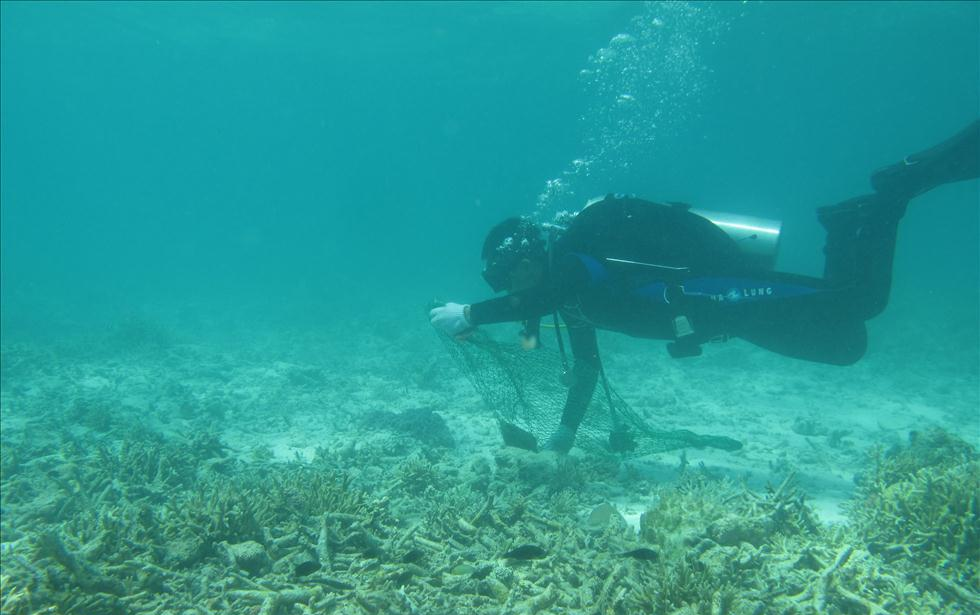
#> input picture image-processing/input/test1.png, 980 x 615 px; the run also reads 2 pictures not shown here
$ python ip_inference.py
#> lines starting #> are read from the running program, lines starting #| are printed output that depends on the picture
### image-processing/src/colour_correction.py
import numpy as np
import cv2
from .guided_filter import GuidedFilter
from .config import CONFIG

class ColourCorrection:
    """
    Optimized color correction for underwater images.

    Attributes:
        block_size (int): Size of the block for processing
        gimfilt_radius (int): Radius for guided filter
        eps (float): Regularization parameter for guided filter
    """

    def __init__(self, block_size=CONFIG['block_size'], gimfilt_radius=CONFIG['gimfilt_radius'], eps=CONFIG['eps']):
        """
        Initializes the ColourCorrection with specified parameters.

        Args:
            block_size (int): Size of the processing block
            gimfilt_radius (int): Radius for guided filtering
            eps (float): Regularization parameter for guided filter
        """
        self.block_size = int(block_size)
        self.gimfilt_radius = int(gimfilt_radius)
        self.eps = float(eps)

    def _compensate_rgb(self, image, flag):
        """
        Compensates Red and/or Blue channels using Green channel.

        Args:
            image (ndarray): Input RGB image
            flag (int): 0 for both Red and Blue, 1 for Red only

        Returns:
            ndarray: Compensated image as uint8
        """
        b, g, r = cv2.split(image.astype(np.float32))
        min_r, max_r = np.min(r), np.max(r)
        min_g, max_g = np.min(g), np.max(g)
        min_b, max_b = np.min(b), np.max(b)

        # Handle zero range cases
        if max_r == min_r or max_g == min_g or max_b == min_b:
            return image

        # Normalize channels
        r = (r - min_r) / (max_r - min_r)
        g = (g - min_g) / (max_g - min_g)
        b = (b - min_b) / (max_b - min_b)

        mean_r, mean_g, mean_b = np.mean(r), np.mean(g), np.mean(b)
        compensation_strength = 0.4

        if flag == 0:
            r = (r + compensation_strength * (mean_g - mean_r) * (1 - r) * g) * max_r
            b = (b + compensation_strength * (mean_g - mean_b) * (1 - b) * g) * max_b
            g = g * max_g
        elif flag == 1:
            r = (r + compensation_strength * (mean_g - mean_r) * (1 - r) * g) * max_r
            g = g * max_g
            b = b * max_b

        return cv2.merge([
            np.clip(b, 0, 255).astype(np.uint8),
            np.clip(g, 0, 255).astype(np.uint8),
            np.clip(r, 0, 255).astype(np.uint8)
        ])

    def _estimate_background_light(self, img, depth_map):
        """
        Estimates background light by averaging top 10 brightest pixels.

        Args:
            img (ndarray): Input image
            depth_map (ndarray): Depth map of the image

        Returns:
            ndarray: Estimated atmospheric light
        """
        height, width = img.shape[:2]
        img = img.astype(np.float32) / 255.0 if img.dtype == np.uint8 else img
        n_bright = int(np.ceil(0.001 * height * width))
        indices = np.argpartition(depth_map.ravel(), -n_bright)[-n_bright:]
        candidates = img.reshape(-1, 3)[indices]
        magnitudes = np.linalg.norm(candidates, axis=1)
        sorted_indices = np.argsort(magnitudes)[::-1]
        top_n = 10
        top_candidates = candidates[sorted_indices[:top_n]]
        return np.mean(top_candidates, axis=0) * 255.0

    def _compute_depth_map(self, img):
        """
        Computes the depth map for the image.

        Args:
            img (ndarray): Input image

        Returns:
            ndarray: Computed depth map
        """
        img = img.astype(np.float32) / 255.0
        x_1 = np.maximum(img[:, :, 0], img[:, :, 1])
        x_2 = img[:, :, 2]
        return 0.51157954 + 0.50516165 * x_1 - 0.90511117 * x_2

    def _compute_min_depth(self, img, background_light):
        """
        Computes the minimum depth for the image.

        Args:
            img (ndarray): Input image
            background_light (ndarray): Estimated background light

        Returns:
            float: Minimum depth value
        """
        img = img.astype(np.float32) / 255.0
        background_light = background_light / 255.0
        max_values = np.max(np.abs(img - background_light), axis=(0, 1)) / np.maximum(background_light, 1 - background_light)
        return 1 - np.max(max_values)

    def _global_stretching_depth(self, img_l):
        """
        Applies global histogram stretching to the depth map.

        Args:
            img_l (ndarray): Input depth map

        Returns:
            ndarray: Stretched and smoothed depth map
        """
        flat = img_l.ravel()
        indices = np.argsort(flat)
        i_min, i_max = flat[indices[len(flat)//1000]], flat[indices[-len(flat)//1000]]
        result = np.clip((img_l - i_min) / (i_max - i_min + 1e-10), 0, 1)
        return cv2.GaussianBlur(result, (3, 3), 0.5)

    def _get_rgb_transmission(self, depth_map):
        """
        Computes RGB transmission maps.

        Args:
            depth_map (ndarray): Depth map

        Returns:
            tuple: Blue, Green, Red transmission maps
        """
        return 0.98 ** depth_map, 0.97 ** depth_map, 0.88 ** depth_map

    def _refine_transmission_map(self, transmission_b, transmission_g, transmission_r, img):
        """
        Refines transmission maps using guided filter.

        Args:
            transmission_b (ndarray): Blue transmission map
            transmission_g (ndarray): Green transmission map
            transmission_r (ndarray): Red transmission map
            img (ndarray): Input image

        Returns:
            ndarray: Refined transmission maps
        """
        guided_filter = GuidedFilter(img, self.gimfilt_radius, self.eps)
        transmission = np.stack([
            guided_filter.filter(transmission_b),
            guided_filter.filter(transmission_g),
            guided_filter.filter(transmission_r)
        ], axis=-1)
        return transmission

    def _compute_scene_radiance(self, img, transmission, atmospheric_light):
        """
        Computes the final scene radiance.

        Args:
            img (ndarray): Input image
            transmission (ndarray): Transmission maps
            atmospheric_light (ndarray): Estimated background light

        Returns:
            ndarray: Computed scene radiance as uint8
        """
        img = img.astype(np.float32)
        min_transmission = 0.2
        transmission = np.maximum(transmission, min_transmission)
        scene_radiance = (img - atmospheric_light) / transmission + atmospheric_light
        return np.clip(scene_radiance, 0, 255).astype(np.uint8)

    def process(self, img, rb_compensation_flag=CONFIG['rb_compensation_flag']):
        """
        Applies color correction to preserve image quality.

        Args:
            img (ndarray): Input image
            rb_compensation_flag (int): Flag for RB compensation

        Returns:
            ndarray: Color-corrected image
        """
        img_compensated = self._compensate_rgb(img, rb_compensation_flag)
        depth_map = self._compute_depth_map(img_compensated)
        depth_map = self._global_stretching_depth(depth_map)
        guided_filter = GuidedFilter(img_compensated, self.gimfilt_radius, self.eps)
        refined_depth_map = guided_filter.filter(depth_map)
        refined_depth_map = np.clip(refined_depth_map, 0, 1)
        atmospheric_light = self._estimate_background_light(img_compensated, depth_map)
        d_0 = self._compute_min_depth(img_compensated, atmospheric_light)
        d_f = 6 * (depth_map + d_0)
        transmission_b, transmission_g, transmission_r = self._get_rgb_transmission(d_f)
        transmission = self._refine_transmission_map(transmission_b, transmission_g, transmission_r, img_compensated)
        return self._compute_scene_radiance(img_compensated, transmission, atmospheric_light)

### image-processing/src/guided_filter.py
import numpy as np
import cv2

class GuidedFilter:
    """Optimized guided filter for image processing."""

    def __init__(self, input_image, radius=5, epsilon=0.4):
        self._radius = 2 * radius + 1
        self._epsilon = epsilon
        self._input_image = self._to_float_img(input_image)
        self._init_filter()

    def _to_float_img(self, img):
        """Converts image to float32 format, normalizing if necessary."""
        if img.dtype == np.float32:
            return img
        return img.astype(np.float32) / 255.0

    def _init_filter(self):
        """Initializes filter parameters for guided filtering."""
        img = self._input_image
        r = self._radius
        eps = self._epsilon
        ir, ig, ib = img[:, :, 0], img[:, :, 1], img[:, :, 2]

        # Precompute means
        ksize = (r, r)
        self._ir_mean = cv2.blur(ir, ksize)
        self._ig_mean = cv2.blur(ig, ksize)
        self._ib_mean = cv2.blur(ib, ksize)

        # Compute variances and covariances
        irr = cv2.blur(ir * ir, ksize) - self._ir_mean ** 2 + eps
        irg = cv2.blur(ir * ig, ksize) - self._ir_mean * self._ig_mean
        irb = cv2.blur(ir * ib, ksize) - self._ir_mean * self._ib_mean
        igg = cv2.blur(ig * ig, ksize) - self._ig_mean ** 2 + eps
        igb = cv2.blur(ig * ib, ksize) - self._ig_mean * self._ib_mean
        ibb = cv2.blur(ib * ib, ksize) - self._ib_mean ** 2 + eps

        # Compute inverse covariance matrix
        det = irr * (igg * ibb - igb * igb) - irg * (irg * ibb - igb * irb) + irb * (irg * igb - igg * irb)
        self._irr_inv = (igg * ibb - igb * igb) / det
        self._irg_inv = -(irg * ibb - igb * irb) / det
        self._irb_inv = (irg * igb - igg * irb) / det
        self._igg_inv = (irr * ibb - irb * irb) / det
        self._igb_inv = -(irr * igb - irb * irg) / det
        self._ibb_inv = (irr * igg - irg * irg) / det

    def _compute_coefficients(self, input_p):
        """Computes filter coefficients for the input image."""
        r = self._radius
        ksize = (r, r)
        ir, ig, ib = self._input_image[:, :, 0], self._input_image[:, :, 1], self._input_image[:, :, 2]
        p_mean = cv2.blur(input_p, ksize)
        ipr_cov = cv2.blur(ir * input_p, ksize) - self._ir_mean * p_mean
        ipg_cov = cv2.blur(ig * input_p, ksize) - self._ig_mean * p_mean
        ipb_cov = cv2.blur(ib * input_p, ksize) - self._ib_mean * p_mean
        ar = self._irr_inv * ipr_cov + self._irg_inv * ipg_cov + self._irb_inv * ipb_cov
        ag = self._irg_inv * ipr_cov + self._igg_inv * ipg_cov + self._igb_inv * ipb_cov
        ab = self._irb_inv * ipr_cov + self._igb_inv * ipg_cov + self._ibb_inv * ipb_cov
        b = p_mean - ar * self._ir_mean - ag * self._ig_mean - ab * self._ib_mean
        return cv2.blur(ar, ksize), cv2.blur(ag, ksize), cv2.blur(ab, ksize), cv2.blur(b, ksize)

    def _compute_output(self, ab):
        """Computes the output of the guided filter."""
        ar_mean, ag_mean, ab_mean, b_mean = ab
        ir, ig, ib = self._input_image[:, :, 0], self._input_image[:, :, 1], self._input_image[:, :, 2]
        return ar_mean * ir + ag_mean * ig + ab_mean * ib + b_mean

    def filter(self, input_p):
        """Applies the guided filter to the input."""
        p_32f = self._to_float_img(input_p)
        ab = self._compute_coefficients(p_32f)
        return self._compute_output(ab)

### image-processing/src/image_enhancement.py
import numpy as np
import cv2
from scipy import stats
from skimage.color import rgb2lab, lab2rgb
from .config import CONFIG

# [50 lines left out: functions cal_equalisation, rgb_equalisation, stretch_range, not called in this run]

def global_stretching_ab(a, height, width):
    """
    Applies global stretching to a or b channel in LAB color space with reduced enhancement.

    Args:
        a (ndarray): a or b channel array
        height (int): Image height
        width (int): Image width

    Returns:
        ndarray: Stretched channel
    """
    return a * (1.05 ** (1 - np.abs(a / 128)))

def basic_stretching(img):
    """
    Applies basic stretching to each channel using percentiles.

    Args:
        img (ndarray): Input image

    Returns:
        ndarray: Stretched image as uint8
    """
    img = img.astype(np.float64)
    min_vals = np.percentile(img, 2, axis=(0, 1))
    max_vals = np.percentile(img, 98, axis=(0, 1))

    range_vals = max_vals - min_vals
    min_range = 50
    mask = range_vals < min_range
    max_vals[mask] = min_vals[mask] + min_range

    img = np.clip((img - min_vals) * 255 / (max_vals - min_vals + 1e-10), 0, 255)
    return img.astype(np.uint8)

def global_stretching_luminance(img_l, height, width):
    """
    Applies global histogram stretching to luminance channel.

    Args:
        img_l (ndarray): Luminance channel
        height (int): Image height
        width (int): Image width

    Returns:
        ndarray: Stretched luminance channel
    """
    flat = img_l.ravel()
    indices = np.argsort(flat)
    i_min, i_max = flat[indices[len(flat)//50]], flat[indices[-len(flat)//50]]
    if i_max == i_min:
        i_min, i_max = flat.min(), flat.max()
        if i_max == i_min:
            return img_l
    return np.clip((img_l - i_min) * 95 / (i_max - i_min + 1e-10), 0, 100)

def lab_stretching(scene_radiance):
    """
    Applies stretching in LAB color space.

    Args:
        scene_radiance (ndarray): Input RGB image

    Returns:
        ndarray: Enhanced image
    """
    scene_radiance = np.clip(scene_radiance, 0, 255).astype(np.uint8)
    original = scene_radiance.copy()

    img_lab = rgb2lab(scene_radiance)
    l, a, b = img_lab[:, :, 0], img_lab[:, :, 1], img_lab[:, :, 2]
    img_lab[:, :, 0] = global_stretching_luminance(l, *scene_radiance.shape[:2])
    img_lab[:, :, 1] = global_stretching_ab(a, *scene_radiance.shape[:2])
    img_lab[:, :, 2] = global_stretching_ab(b, *scene_radiance.shape[:2])
    enhanced = lab2rgb(img_lab) * 255

    blend_factor = CONFIG['enhancement_strength']  # Default: 0.6
    result = blend_factor * enhanced + (1 - blend_factor) * original
    return result

# [53 lines left out: functions global_stretching_advanced, relative_stretching, not called in this run]

def image_enhancement(scene_radiance):
    """
    Enhances the input image using various stretching techniques.

    Args:
        scene_radiance (ndarray): Input BGR or RGB image

    Returns:
        ndarray: Enhanced image as uint8
    """
    if scene_radiance.shape[2] == 3:
        scene_radiance = cv2.cvtColor(scene_radiance, cv2.COLOR_BGR2RGB)
    if np.max(scene_radiance) == np.min(scene_radiance):
        return scene_radiance

    original = scene_radiance.copy()
    scene_radiance = scene_radiance.astype(np.float64)

    scene_radiance = basic_stretching(scene_radiance)
    scene_radiance = lab_stretching(scene_radiance)

    final_blend = 0.8
    result = final_blend * scene_radiance + (1 - final_blend) * original

    return np.clip(result, 0, 255).astype(np.uint8)

### image-processing/ip_inference.py
import os
import datetime
import natsort
from multiprocessing import Pool, cpu_count
import cv2
import argparse
from src import CONFIG, ColourCorrection, image_enhancement, process_video

def process_image(file, input_dir, output_dir):
    """Processes a single image."""
    file_path = os.path.join(input_dir, file)
    prefix = file.split('.')[0]
    print(f'Processing image: {file}')
    img = cv2.imread(file_path)
    if img is None:
        print(f"Could not read image: {file}")
        return
    colour_corrector = ColourCorrection()
    print("Applying color correction...")
    corrected_img = colour_corrector.process(img)
    print("Applying image enhancement...")
    final_result = image_enhancement(corrected_img)
    final_result_bgr = cv2.cvtColor(final_result, cv2.COLOR_RGB2BGR)
    cv2.imwrite(os.path.join(output_dir, f'{prefix}_ColourCorrected.jpg'), final_result_bgr)
    print(f"Completed processing image: {file}")

def main():
    """Main function to process images and videos in the input directory."""
    parser = argparse.ArgumentParser(description="Process images and videos for color correction.")
    parser.add_argument('--input_dir', type=str, default='input', help='Input directory path')
    parser.add_argument('--output_dir', type=str, default='output', help='Output directory path')
    args = parser.parse_args()

    input_dir = args.input_dir
    output_dir = args.output_dir

    os.makedirs(output_dir, exist_ok=True)
    if not os.access(output_dir, os.W_OK):
        print(f"No write permissions for directory {output_dir}")
        exit(1)

    start_time = datetime.datetime.now()
    files = natsort.natsorted(os.listdir(input_dir))
    files = [f for f in files if os.path.isfile(os.path.join(input_dir, f))]

    # Separate images and videos
    image_files = [f for f in files if os.path.splitext(f)[1].lower() not in CONFIG['video_extensions']]
    video_files = [f for f in files if os.path.splitext(f)[1].lower() in CONFIG['video_extensions']]

    # Process images using multiprocessing
    if image_files:
        print(f"Processing {len(image_files)} images...")
        with Pool(processes=cpu_count()) as pool:
            pool.starmap(process_image, [(f, input_dir, output_dir) for f in image_files])
#> in process_image, img is the input picture: shape (615, 980, 3); mean B, G, R 150.6, 154.9, 39.5
#> in _compensate_rgb, `b, g, r = cv2.split(image.astype(np.float32))`:
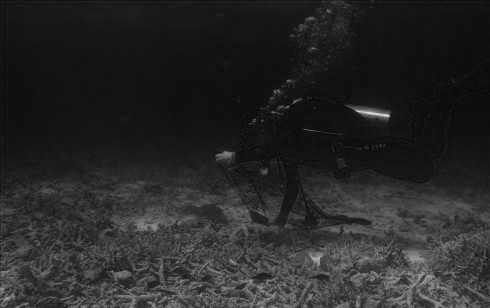
#> r: shape (615, 980) float32 (shown at 1/2 size); min 0, max 236, mean 39.5
#> in _compensate_rgb, `min_r, max_r = np.min(r), np.max(r)`: min_r = 0; max_r = 236
#> in _compensate_rgb, `min_g, max_g = np.min(g), np.max(g)`: min_g = 77; max_g = 255
#> in _compensate_rgb, `min_b, max_b = np.min(b), np.max(b)`: min_b = 44; max_b = 255
#> in _compensate_rgb, `b = (b - min_b) / (max_b - min_b)`:
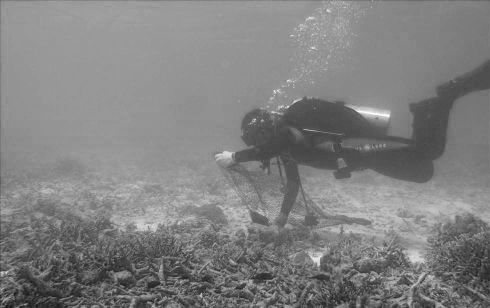
#> b: shape (615, 980) float32 (shown at 1/2 size); min 0, max 1, mean 0.505
#> in _compensate_rgb, `mean_r, mean_g, mean_b = np.mean(r), np.mean(g), np.mean(b)`: mean_r = 0.167; mean_g = 0.438; mean_b = 0.505
#> in _compute_depth_map, `return 0.51157954 + 0.50516165 * x_1 - 0.90511117 * x_2`:
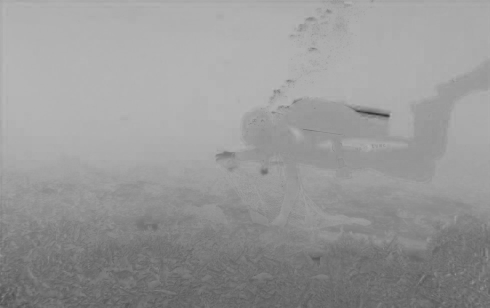
#> returned value: shape (615, 980) float32 (shown at 1/2 size); min 0.179, max 0.732, mean 0.599
#> in _global_stretching_depth, `i_min, i_max = flat[indices[len(flat)//1000]], flat[indices[-len(flat)..`: i_min = 0.36; i_max = 0.712
#> in _compute_output, `ar_mean, ag_mean, ab_mean, b_mean = ab`:
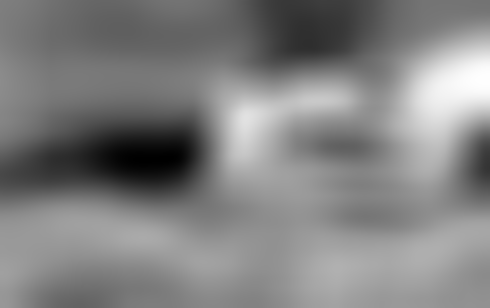
#> ag_mean: shape (615, 980) float32 (shown at 1/2 size); min -0.516, max 0.492, mean -0.00647; drawn with min black and max white
#> in _compute_output, `ar_mean, ag_mean, ab_mean, b_mean = ab`:
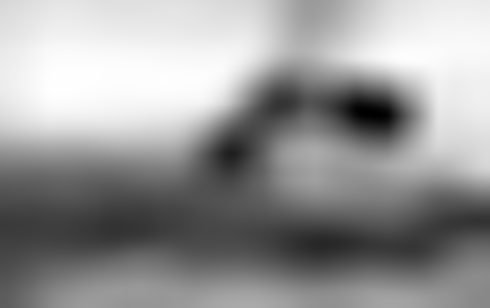
#> ab_mean: shape (615, 980) float32 (shown at 1/2 size); min -1.66, max -0.0305, mean -0.689; drawn with min black and max white
#> in _compute_output, `ar_mean, ag_mean, ab_mean, b_mean = ab`:
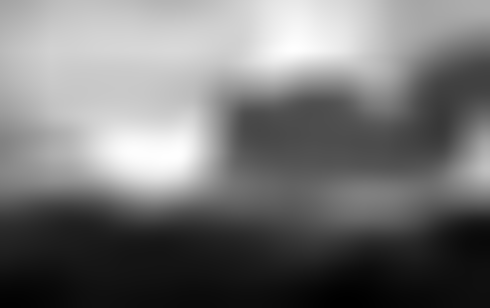
#> b_mean: shape (615, 980) float32 (shown at 1/2 size); min 0.293, max 1.2, mean 0.71; drawn with min black and max white
#> in _compute_output, `return ar_mean * ir + ag_mean * ig + ab_mean * ib + b_mean`:
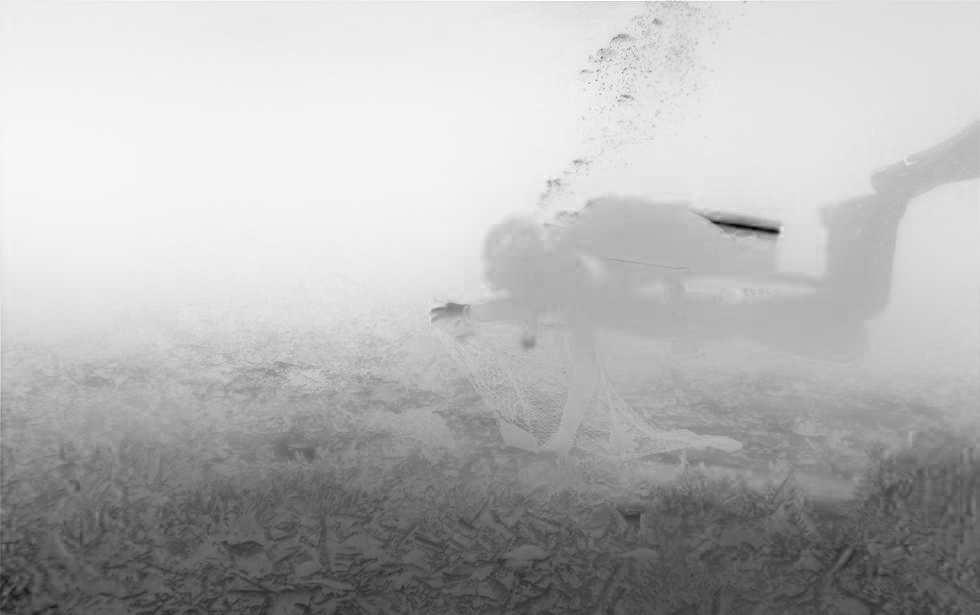
#> returned value: shape (615, 980) float32; min -0.162, max 1.02, mean 0.679; drawn with min black and max white
#> in _estimate_background_light, `indices = np.argpartition(depth_map.ravel(), -n_bright)[-n_bright:]`: indices = 603 values, max 191108 at index 3, min 110749 at index 491, mean 160026.3
#> in _estimate_background_light, `candidates = img.reshape(-1, 3)[indices]`: candidates = 603 rows, first 8: [0.573, 0.443, 0.098], [0.573, 0.443, 0.098], [0.573, 0.443, 0.098], [0.565, 0.435, 0.0902], [0.561, 0.431, 0.0902], [0.573, 0.443, 0.098], [0.573, 0.443, 0.098], [0.573, 0.443, 0.098]
#> in _estimate_background_light, `magnitudes = np.linalg.norm(candidates, axis=1)`: magnitudes = 603 values, max 0.74 at index 24, min 0.713 at index 4, mean 0.731
#> in _estimate_background_light, `sorted_indices = np.argsort(magnitudes)[::-1]`: sorted_indices = 603 values, max 602 at index 240, min 0 at index 439, mean 301
#> in _estimate_background_light, `top_candidates = candidates[sorted_indices[:top_n]]`: top_candidates = [[0.584, 0.443, 0.102], [0.584, 0.443, 0.102], [0.584, 0.443, 0.102], [0.584, 0.443, 0.102], [0.584, 0.443, 0.102], [0.584, 0.443, 0.102], [0.584, 0.443, 0.102], [0.584, 0.443, 0.102], [0.584, 0.443, 0.102], [0.573, 0.455, 0.098]]
#> in process, `atmospheric_light = self._estimate_background_light(img_compensated, d..`: atmospheric_light = [148.7, 113.3, 25.9]
#> in _compute_min_depth, `background_light = background_light / 255.0`: background_light = [0.583, 0.444, 0.102]
#> in _compute_min_depth, `max_values = np.max(np.abs(img - background_light), axis=(0, 1)) / np...`: max_values = [1, 1, 0.917]
#> in process, `d_0 = self._compute_min_depth(img_compensated, atmospheric_light)`: d_0 = 0
#> in basic_stretching, `min_vals = np.percentile(img, 2, axis=(0, 1))`: min_vals = [12, 23, 54]
#> in basic_stretching, `max_vals = np.percentile(img, 98, axis=(0, 1))`: max_vals = [138, 191, 178]
#> in basic_stretching, `range_vals = max_vals - min_vals`: range_vals = [126, 168, 124]
#> in basic_stretching, `mask = range_vals < min_range`: mask = [False, False, False]
#> in global_stretching_luminance, `i_min, i_max = flat[indices[len(flat)//50]], flat[indices[-len(flat)//..`: i_min = 1.43; i_max = 98.29
#> in _estimate_background_light (call 2), `candidates = img.reshape(-1, 3)[indices]`: candidates = 360 rows, first 8: [0.941, 0.773, 0.192], [0.941, 0.773, 0.192], [0.929, 0.765, 0.184], [0.922, 0.761, 0.18], [0.929, 0.765, 0.184], [0.945, 0.78, 0.192], [0.945, 0.78, 0.192], [0.929, 0.765, 0.184]
#> in _estimate_background_light (call 3), `candidates = img.reshape(-1, 3)[indices]`: candidates = 667 rows, first 8: [0.957, 0.388, 0.00784], [0.957, 0.388, 0.00784], [0.965, 0.357, 0.0118], [0.957, 0.376, 0.00784], [0.957, 0.388, 0.00784], [0.957, 0.388, 0.00784], [0.957, 0.388, 0.00784], [0.957, 0.388, 0.00784]

    # Process videos sequentially
    if video_files:
        print(f"Processing {len(video_files)} videos...")
        for video_file in video_files:
            process_video(video_file, input_dir, output_dir)

    print(f'Total processing time: {datetime.datetime.now() - start_time}')

if __name__ == "__main__":
    main()
